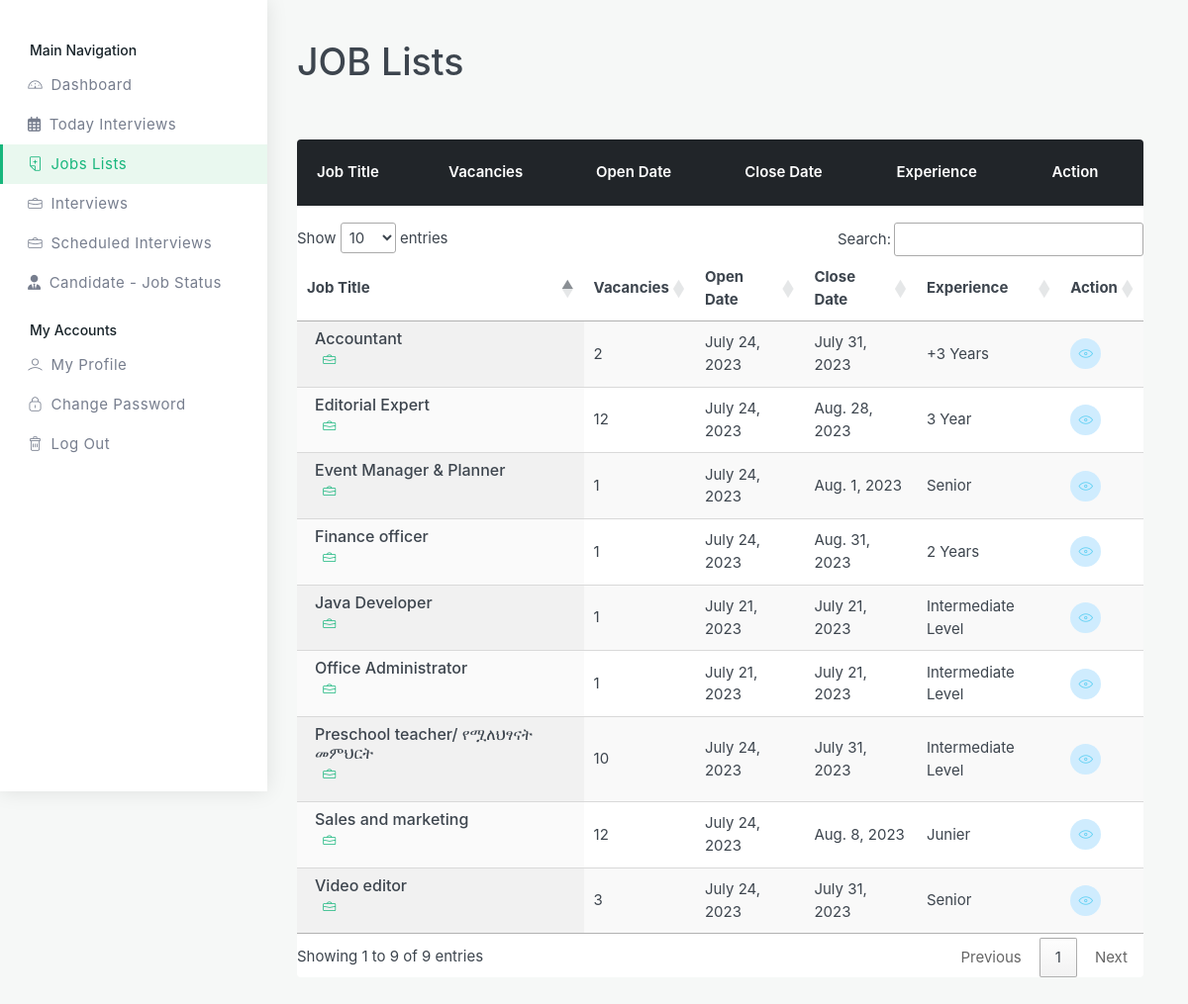
The app's page /interviewer-job-list/ (signed in) with its own data.
### Recruitment_System/models.py (models this page shows, shortened)
class Job_Posting(models.Model):
    title = models.CharField(max_length=50)
    sector = models.ForeignKey(Sector, on_delete=models.SET_NULL, null=True)  # Related With Sector
    description = FroalaField()
    vacancies = models.IntegerField()
    experience = models.CharField(max_length=20)
    skills = models.ManyToManyField(Skill)
    location = models.CharField(max_length=200)
    salary_range_start = models.FloatField()
    salary_range_final = models.FloatField()
    type = models.CharField( choices=job_type, max_length=30)
    job_status = models.BooleanField(default=False)
    date_posted = models.DateTimeField(auto_now_add=True)
    date_closed = models.DateField()
    slug = models.SlugField(unique=True,  max_length=200, blank=True)
    class Meta:
        ordering = ['-date_posted','-date_closed']

### Account/decorators.py (the view)
    def wrapper_func(request, *args, **kwargs):
        if request.user.is_interviewer:
            return view_func(request, *args, **kwargs)
        else:
             return HttpResponse('You are not authorized to access this content.')

### Recruitment_System/views.py (called while the page is built)
@login_required
@interviewer_user_required
def interviewer_job_list(request):
    job_lists = Job_Posting.objects.filter(job_status = True)
    context = {
        'job_lists' : job_lists
    }
    return render(request, 'RMS/interviewer/job-list.html', context)

### Recruitment_System/templates/RMS/Interviewer/job-list.html (shortened to what this page needs)
{% load static %}
<!DOCTYPE html>
<html lang="en">
  <head>
    <link href="{% static 'assets/css/styles.css' %}" rel="stylesheet" />
    <link rel="stylesheet" href="https://cdn.datatables.net/1.13.5/css/jquery.dataTables.min.css" />
    {% include 'include/head.html' %}
  </head>
  <body>
    <div id="main-wrapper">
      <div class="dashboard-wrap bg-light">
		{% include 'RMS/interviewer/include/navbar.html'%}
        <div class="dashboard-content">
          <div class="dashboard-tlbar d-block mb-5">
            <div class="row">
              <div class="colxl-12 col-lg-12 col-md-12">
                <h1 class="ft-medium">JOB Lists</h1>
              </div>
            </div>
          </div>
          <div class="dashboard-widg-bar d-block mb-5">
            <div class="row">
              <div class="col-xl-12 col-lg-12 col-md-12">
                <div class="mb-4 tbl-lg rounded overflow-hidden">
                  <div class="table-responsive bg-white">
                    <table class="table">
                      <thead class="thead-dark">
                        <tr>
                          <th scope="col">Job Title</th>
                          <th scope="col">Vacancies</th>
                          <th scope="col">Open Date</th>
                          <th scope="col">Close Date</th>
                          <th scope="col">Experience</th>
                          <th scope="col">Action</th>
                        </tr>
                      </thead>
                      <tbody>
                        <table id="example" class="display " style="width:100%">
                          <thead>
                              <tr>
                                  <th>Job Title</th>
                                  <th>Vacancies</th>
                                  <th>Open Date</th>
                                  <th>Close Date</th>
                                  <th>Experience</th>
                                  <th>Action</th>
                              </tr>
                          </thead>
                          <tbody class="bg-white">
                            {% for job in job_lists %}
                            <tr class="bg-white">
                              <td class="bg-white">
                                <div class="cats-box rounded d-flex align-items-center">
                                  <div class="cats-box-caption px-2">
                                    <h4 class="fs-md mb-0 ft-medium">
                                      {{job.title}}
                                    </h4>
                                    <div class="d-block mb-2 position-relative">
                                      <span class="muted medium ms-2 theme-cl"><i class="lni lni-briefcase me-1"></i>{{job.job.get_type_display}}</span>
                                    </div>
                                  </div>
                                </div>
                              </td>
                              <td>
                                <span>{{ job.vacancies}}</span>
                              </td>
                              <td>
                                <span>{{ job.date_posted | date }}</span>
                              </td>
                              <td>
                                <span>{{ job.date_closed | date }}</span>
                              </td>
                              <td>
                                <span>{{ job.experience }}</span>
                              </td>
                              <td>
                                <div class="dash-action">
                                  <a
                                    href="{% url 'interviewer-job-detail' job.slug %}"
                                    class="p-2 circle text-info bg-light-info d-inline-flex align-items-center justify-content-center me-1"
                                    ><i class="lni lni-eye"></i
                                  ></a>
                                </div>
                              </td>
                            </tr>
                            {% endfor %}
                          </tbody>
                      </table>
                      </tbody>
                    </table>
                  </div>
                </div>
              </div>
            </div>
          </div>
        </div>
      </div>
    </div>
  </body>
</html>

### records on screen
Job_Posting: title "Preschool teacher/ የሟለህፃናት መምህርት", vacancies "10", date_posted "July 24, 2023", date_closed "July 31, 2023", experience "Intermediate Level"
Job_Posting: title "Editorial Expert", vacancies "12", date_posted "July 24, 2023", date_closed "Aug. 28, 2023", experience "3 Year"
Job_Posting: title "Sales and marketing", vacancies "12", date_posted "July 24, 2023", date_closed "Aug. 8, 2023", experience "Junier"
Job_Posting: title "Finance officer", vacancies "1", date_posted "July 24, 2023", date_closed "Aug. 31, 2023", experience "2 Years"
Job_Posting: title "Event Manager & Planner", vacancies "1", date_posted "July 24, 2023", date_closed "Aug. 1, 2023", experience "Senior"
Job_Posting: title "Accountant", vacancies "2", date_posted "July 24, 2023", date_closed "July 31, 2023", experience "+3 Years"
Job_Posting: title "Video editor", vacancies "3", date_posted "July 24, 2023", date_closed "July 31, 2023", experience "Senior"
Job_Posting: title "Java Developer", vacancies "1", date_posted "July 21, 2023", date_closed "July 21, 2023", experience "Intermediate Level"
Job_Posting: title "Office Administrator", vacancies "1", date_posted "July 21, 2023", date_closed "July 21, 2023", experience "Intermediate Level"
